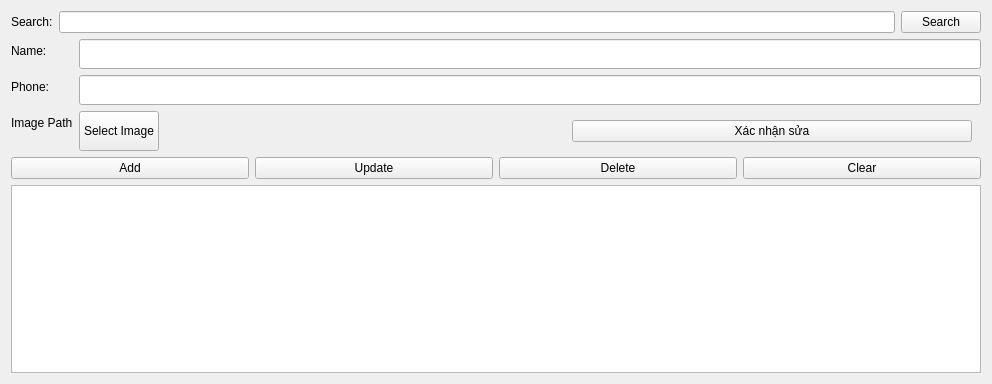
<?xml version="1.0" encoding="UTF-8"?>
<ui version="4.0">
 <class>CustomerManagement</class>
 <widget class="QWidget" name="CustomerManagement">
  <property name="geometry">
   <rect>
    <x>0</x>
    <y>0</y>
    <width>992</width>
    <height>384</height>
   </rect>
  </property>
  <property name="windowTitle">
   <string>Customer Management</string>
  </property>
  <layout class="QHBoxLayout" name="mainLayout">
   <item>
    <layout class="QVBoxLayout" name="verticalLayout_3">
     <item>
      <layout class="QHBoxLayout" name="searchLayout">
       <item>
        <widget class="QLabel" name="searchLabel">
         <property name="text">
          <string>Search:</string>
         </property>
        </widget>
       </item>
       <item>
        <widget class="QLineEdit" name="searchLineEdit"/>
       </item>
       <item>
        <widget class="QPushButton" name="searchButton">
         <property name="text">
          <string>Search</string>
         </property>
        </widget>
       </item>
      </layout>
     </item>
     <item>
      <layout class="QFormLayout" name="formLayout">
       <item row="0" column="0">
        <widget class="QLabel" name="label_2">
         <property name="text">
          <string>Name:</string>
         </property>
        </widget>
       </item>
       <item row="0" column="1">
        <widget class="QLineEdit" name="nameLineEdit">
         <property name="minimumSize">
          <size>
           <width>0</width>
           <height>30</height>
          </size>
         </property>
        </widget>
       </item>
       <item row="1" column="0">
        <widget class="QLabel" name="label_3">
         <property name="text">
          <string>Phone:</string>
         </property>
        </widget>
       </item>
       <item row="1" column="1">
        <widget class="QLineEdit" name="phoneLineEdit">
         <property name="minimumSize">
          <size>
           <width>0</width>
           <height>30</height>
          </size>
         </property>
        </widget>
       </item>
       <item row="2" column="0">
        <widget class="QLabel" name="label_4">
         <property name="text">
          <string>Image Path</string>
         </property>
        </widget>
       </item>
       <item row="2" column="1">
        <widget class="QWidget" name="widget" native="true">
         <property name="sizePolicy">
          <sizepolicy hsizetype="Preferred" vsizetype="Preferred">
           <horstretch>0</horstretch>
           <verstretch>1</verstretch>
          </sizepolicy>
         </property>
         <property name="minimumSize">
          <size>
           <width>0</width>
           <height>40</height>
          </size>
         </property>
         <layout class="QHBoxLayout" name="horizontalLayout_2">
          <property name="leftMargin">
           <number>0</number>
          </property>
          <property name="topMargin">
           <number>0</number>
          </property>
          <property name="bottomMargin">
           <number>0</number>
          </property>
          <item>
           <widget class="QPushButton" name="imageButton">
            <property name="sizePolicy">
             <sizepolicy hsizetype="Fixed" vsizetype="Preferred">
              <horstretch>0</horstretch>
              <verstretch>0</verstretch>
             </sizepolicy>
            </property>
            <property name="minimumSize">
             <size>
              <width>40</width>
              <height>0</height>
             </size>
            </property>
            <property name="text">
             <string>Select Image</string>
            </property>
           </widget>
          </item>
          <item>
           <widget class="QLabel" name="label_imagePath">
            <property name="text">
             <string/>
            </property>
           </widget>
          </item>
          <item>
           <widget class="QPushButton" name="btn_confirm_update">
            <property name="text">
             <string>Xác nhận sửa</string>
            </property>
           </widget>
          </item>
         </layout>
        </widget>
       </item>
      </layout>
     </item>
     <item>
      <layout class="QHBoxLayout" name="horizontalLayout">
       <item>
        <widget class="QPushButton" name="addButton">
         <property name="text">
          <string>Add</string>
         </property>
        </widget>
       </item>
       <item>
        <widget class="QPushButton" name="updateButton">
         <property name="text">
          <string>Update</string>
         </property>
        </widget>
       </item>
       <item>
        <widget class="QPushButton" name="deleteButton">
         <property name="text">
          <string>Delete</string>
         </property>
        </widget>
       </item>
       <item>
        <widget class="QPushButton" name="clearButton">
         <property name="text">
          <string>Clear</string>
         </property>
        </widget>
       </item>
      </layout>
     </item>
     <item>
      <widget class="QTableView" name="customerTableView">
       <property name="sizeIncrement">
        <size>
         <width>1</width>
         <height>0</height>
        </size>
       </property>
      </widget>
     </item>
    </layout>
   </item>
  </layout>
 </widget>
 <resources/>
 <connections/>
</ui>
